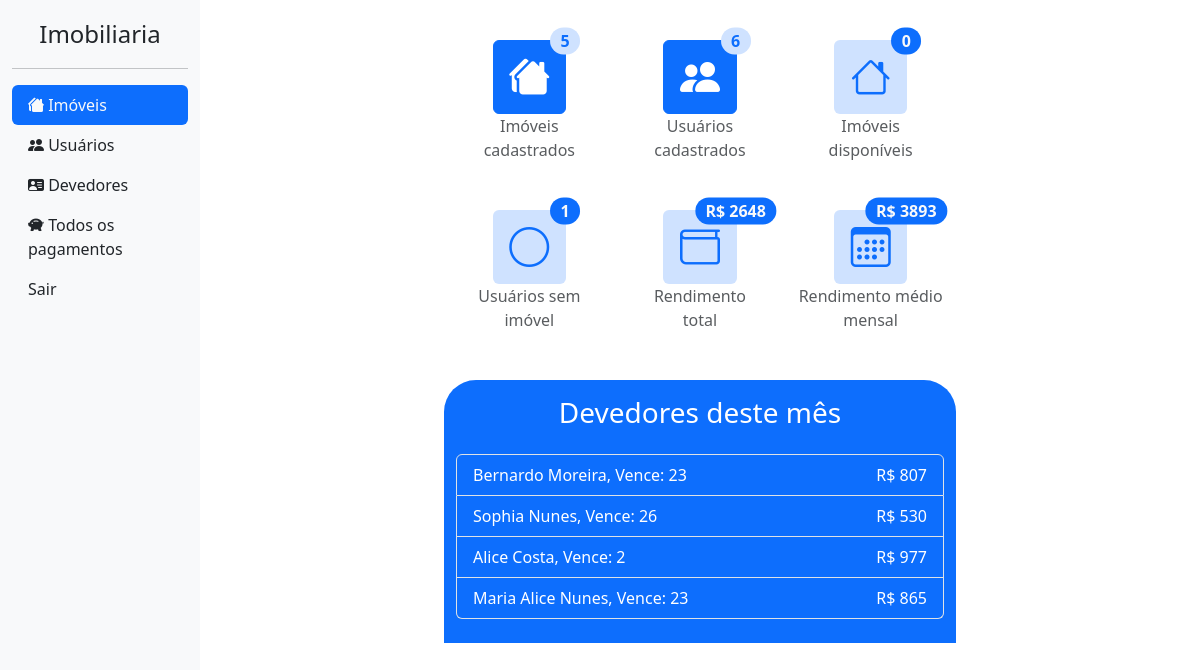
Before: /imobiliaria/ (signed in) with the older database file.
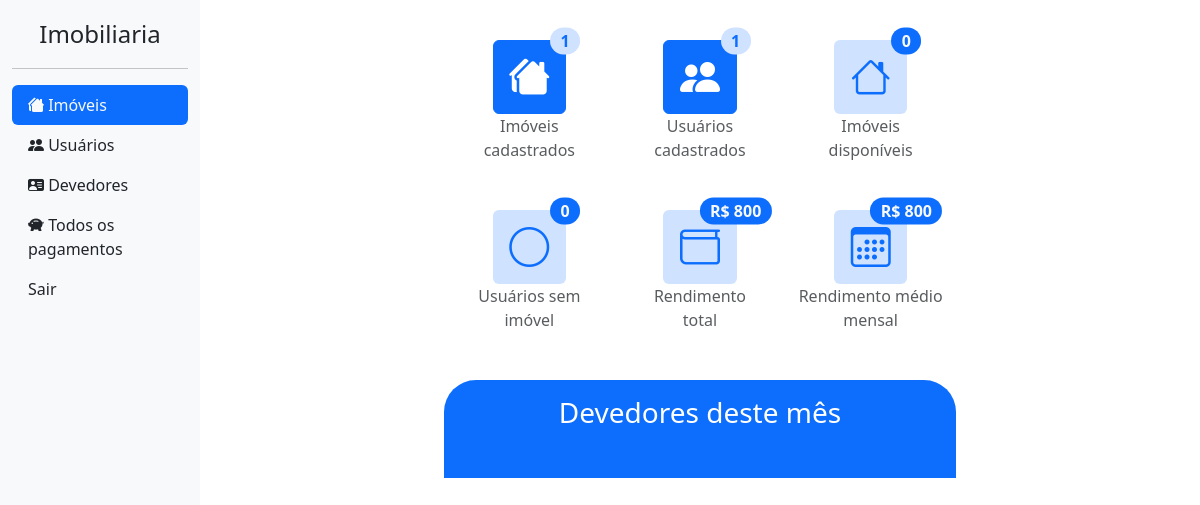
After: the same page with the newer database file.
### usuario/models.py (models this page shows, shortened)
class Perfil(models.Model):
    cpf = models.CharField(max_length=14, null=True)
    nome_completo = models.CharField(max_length=50, null=True, verbose_name="Nome completo")
    data_nascimento = models.DateField(max_length=10, null=True, blank=True, verbose_name="Data de nascimento")
    telefone = models.CharField(max_length=16, null=True, verbose_name="Telefone para contato")
    data_entrada_imovel = models.DateField(auto_now_add=True, editable=True, verbose_name="Data de entrada no imovel")
    usuario = models.OneToOneField(User, blank=True, on_delete=models.CASCADE)
    imovel = models.OneToOneField(Imovel, null=True, blank=True, on_delete=models.SET_NULL)
    def __str__(self) -> str:
        return self.nome_completo

### imobiliaria/models.py (models this page shows, shortened)
class Imovel(models.Model):
    nome = models.CharField(max_length=50, blank=True, verbose_name='Nome do imóvel / vila / condominio')
    cep = models.CharField(max_length=9, blank=True, verbose_name= 'CEP')
    endereco = models.CharField(max_length=100, blank=True, verbose_name= 'Endereço')
    numero = models.CharField(max_length=100, blank=True, verbose_name= 'Numero')
    bairro = models.CharField(max_length=100, blank=True, verbose_name= 'Bairro')
    cidade = models.CharField(max_length=100, blank=True, verbose_name= 'Cidade')
    uf = models.CharField(max_length=2, blank=True, verbose_name= 'UF')
    mensalidade = models.IntegerField(blank=True, verbose_name='Mensalidade R$', validators=[MaxValueValidator(999999), MinValueValidator(0)])
    vencimento = models.IntegerField(default=5, verbose_name="Dia do vencimento da mensalidade", validators=[MaxValueValidator(29), MinValueValidator(1)])
    disponibilidade = models.BooleanField(default=True, verbose_name="Disponibilidade")

### imobiliaria/views.py (the view)
# urls.py: path('', indexImobiliaria, name="indeximobiliaria"),
@login_required
def indexImobiliaria(request):
    if not request.user.is_staff:
        return redirect('home-usuario')
    context = {}
    imoveis = Imovel.objects.all()
    perfis = Perfil.objects.all()
    pagamentos = Pagamento.objects.all()
    imoveisDisponiveis = Imovel.objects.filter(disponibilidade=True)
    perfisSemImovel = Perfil.objects.filter(imovel=None)
    devedoresDesteMes = []
    hoje = datetime.now()
    for perfil in perfis:
        pagou = False
        if perfil.imovel != None:
            for pagamento in pagamentos:
                if pagamento.perfil == perfil and pagamento.data.month == hoje.month and pagamento.data.year == hoje.year:
                    pagou = True
                    break
        else: continue
        if pagou == False:
            devedoresDesteMes.append(perfil)
    rendimentoTotal = 0
    for pagamento in pagamentos:
        rendimentoTotal += int(unmask(pagamento.valor_pago, '.'))
    rendimentoMensal = 0
    for imovel in imoveis:
        if imovel.disponibilidade == False:
            rendimentoMensal += int(imovel.mensalidade)
    usuarioLogado = request.user
    if request.user.is_staff == False:
        perfil = Perfil.objects.get(usuario = usuarioLogado)
        context['perfil'] = perfil
    context['imoveis'] = imoveis
    context['perfis'] = perfis
    context['pagamentos'] = pagamentos
    context['imoveisDisponiveis'] = imoveisDisponiveis
    context['perfisSemImovel'] = perfisSemImovel
    context['devedoresDesteMes'] = devedoresDesteMes
    context['rendimentoTotal'] = rendimentoTotal
    context['rendimentoMensal'] = rendimentoMensal
    context['hoje'] = hoje
    return render(request, 'index-imobiliaria.html', context)

### utils/scripts.py (called while the page is built)
def unmask(target: any, chars: str) -> str:
    if type(target) != str:
        target = str(target)
    for char in chars:
        target = target.replace(char, '')
    return target

### imobiliaria/templates/index-imobiliaria.html (shortened to what the changed rows need)
{% extends 'base.html' %}
{% block content %}
<div class="col-sm-12 col-lg-6 offset-lg-3">
    <div class="row mt-4">
        <div class="col-sm-6 col-lg-4 d-flex flex-column justify-content-center text-center align-items-center mb-5">
            <a href="{% url 'listarimoveis' %}" class="btn btn-primary position-relative w-50 ">
                <i class="bi bi-houses-fill fs-1"></i>
                <span class="position-absolute top-0 start-100 translate-middle badge rounded-pill bg-primary-subtle text-primary fs-6">
                    {{imoveis|length}}
                </span>
            </a>
        </div>
        <div class="col-sm-6 col-lg-4 d-flex flex-column justify-content-center text-center align-items-center mb-5">
            <a href="{% url 'listarusuarios' %}" class="btn btn-primary position-relative w-50 ">
                <i class="bi bi-people-fill fs-1"></i>
                <span class="position-absolute top-0 start-100 translate-middle badge rounded-pill bg-primary-subtle text-primary fs-6">
                    {{perfis|length}}
                </span>
            </a>
        </div>
        <div class="col-sm-6 col-lg-4 d-flex flex-column justify-content-center text-center align-items-center mb-5">
            <a href="{% url 'listarusuarios' %}" class="btn bg-primary-subtle text-primary position-relative w-50 ">
                <i class="bi bi-circle fs-1"></i>
                <span class="position-absolute top-0 start-100 translate-middle badge rounded-pill bg-primary text-light fs-6">
                    {{perfisSemImovel|length}}
                </span>
            </a>
        </div>
        <div class="col-sm-6 col-lg-4 d-flex flex-column justify-content-center text-center align-items-center mb-5">
            <a class="btn bg-primary-subtle text-primary position-relative w-50 ">
                <i class="bi bi-wallet fs-1"></i>
                <span class="position-absolute top-0 start-100 translate-middle badge rounded-pill bg-primary text-light fs-6">
                    R$ {{rendimentoTotal}}
                </span>
            </a>
        </div>
        <div class="col-sm-6 col-lg-4 d-flex flex-column justify-content-center text-center align-items-center mb-5">
            <a href="{% url 'listar-pagamentos-por-usuarios' %}" class="btn bg-primary-subtle text-primary position-relative w-50 ">
                <i class="bi bi-calendar3 fs-1"></i>
                <span class="position-absolute top-0 start-100 translate-middle badge rounded-pill bg-primary text-light fs-6">
                    R$ {{rendimentoMensal}}
                </span>
            </a>
        </div>
    </div>
    <div class="row pb-4 bg-primary text-white rounded-5 rounded-bottom-0">
        <div class="col-12">
            <ul class="list-group">
                {% for d in devedoresDesteMes %}
                    <li class="list-group-item bg-primary text-white d-flex justify-content-between">
                        <span>{{d}}, Vence: {{d.imovel.vencimento}}</span>
                        <span>R$ {{d.imovel.mensalidade}}</span>
                    </li>
                {% endfor %}
              </ul>
        </div>
    </div>
</div>
{% endblock %}

Changed rows visible on the page:
removed Perfil: nome_completo "Bernardo Moreira", imovel.vencimento "23", imovel.mensalidade "807"
removed Perfil: nome_completo "Sophia Nunes", imovel.vencimento "26", imovel.mensalidade "530"
removed Perfil: nome_completo "Alice Costa", imovel.vencimento "2", imovel.mensalidade "977"
removed Perfil: nome_completo "Maria Alice Nunes", imovel.vencimento "23", imovel.mensalidade "865"
Other visible differences:
{{ imoveis|length }}: "5" → "1"
{{ perfis|length }}: "6" → "1"
{{ perfisSemImovel|length }}: "1" → "0"
{{ rendimentoTotal }}: "2648" → "800"
{{ rendimentoMensal }}: "3893" → "800"
